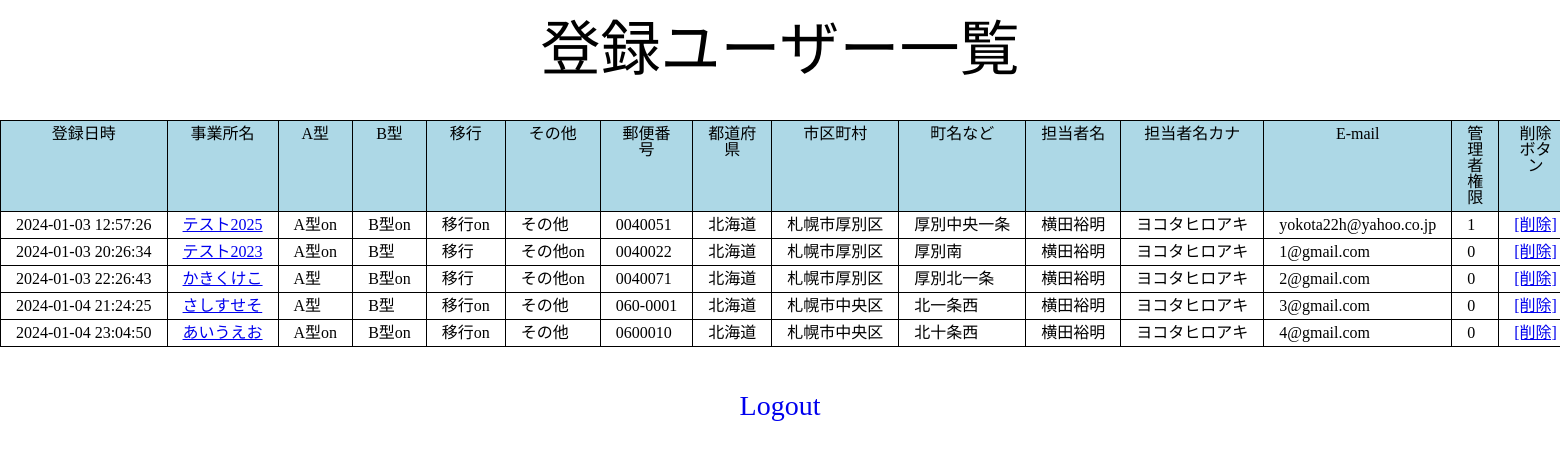
Page /kanri.php (signed in) on the committed database.
### tables this page shows
CREATE TABLE `gs_bm_table` (
  `id` int(12) NOT NULL,
  `time` datetime NOT NULL,
  `jigyousyo` varchar(256) NOT NULL,
  `officetype_a` varchar(32) DEFAULT NULL,
  `officetype_b` varchar(32) DEFAULT NULL,
  `officetype_ikou` varchar(32) DEFAULT NULL,
  `officetype_other` varchar(32) DEFAULT NULL,
  `postcode` varchar(64) NOT NULL,
  `prefecture` varchar(64) NOT NULL,
  `city` varchar(128) NOT NULL,
  `town` varchar(512) NOT NULL,
  `name` varchar(128) NOT NULL,
  `name_kana` varchar(128) NOT NULL,
  `email` varchar(128) NOT NULL,
  `password` varchar(256) NOT NULL,
  `kanri_flg` int(1) NOT NULL
);

### function.php (called while the page is built, shortened)
<?php
function h($str) {
    return htmlspecialchars($str, ENT_QUOTES, 'UTF-8');
  }

### kanri.php (the view, shortened to what this page needs)
<?php
require_once('function.php');
$pdo = db_conn();
$stmt = $pdo->prepare("SELECT * FROM gs_bm_table");
$status = $stmt->execute();
$view = "";
if ($status==false) {
  $error = $stmt->errorInfo();
  exit("ErrorQuery:".$error[2]);
}else{
  while( $result = $stmt->fetch(PDO::FETCH_ASSOC)){
    $view .= "<tr>";
    $view .= "<td>" . h($result['time']) . "</td>"."<td>". '<a href="detail.php?id=' . $result['id'] . '">' . h($result['jigyousyo']) . '</a>' . "</td>"."<td>". h($result['officetype_a']) . "</td>" . "<td>" . h($result['officetype_b']) . "</td>" . "<td>" . h($result['officetype_ikou']) . "</td>" . "<td>" . h($result['officetype_other']) . "</td>" . "<td>" . h($result['postcode']) . "</td>" . "<td>" . h($result['prefecture']) ."</td>" . "<td>" . h($result['city']) . "</td>" . "<td>" . h($result['town']) . "</td>" . "<td>" . h($result['name']) . "</td>" . "<td>" . h($result['name_kana']) . "</td>" . "<td>" .h($result['email']) ."</td>" . "<td>" . h($result['kanri_flg']) . "</td>";
    if ($_SESSION['kanri_flg'] === 1) {
      $view .= "<td>" .'<a href="delete.php?id=' . h($result['id']) . '">[削除]</a>' . "</td>";
    } else {
      $view .= "<td>" . "</td>";
    }
    $view .= "</tr>";
  }
}
?>
<!DOCTYPE html>
<html lang="ja">
<head>
<link rel="stylesheet" href="css/reset.css">
<link rel="stylesheet" href="css/style.css">
</head>
<body id="main">
<div>
    <div>
        <h1>登録ユーザー一覧</h1>
        <table class="kanri-table">
            <tr>
                <th>登録日時</th><th>事業所名</th><th>A型</th><th>B型</th><th>移行</th><th>その他</th><th>郵便番号</th><th>都道府県</th><th>市区町村</th><th>町名など</th><th>担当者名</th><th>担当者名カナ</th><th>E-mail</th><th>管理者権限</th><th>削除ボタン</th>
            </tr>
                <?= $view ?>
        </table>
    </div>
    <div id="logout">
      <a href="logout.php">Logout</a>
    </div>
</div>
</body>
</html>

### css/style.css (style rules this page uses)
h1 { font-size: 60px; text-align: center; margin: 20px; }
.kanri-table { margin: 40px auto; width: 95%; border-collapse: collapse; }
th,td { border: solid 1px; padding: 5px 15px 5px 15px; }
th { background-color: lightblue; }
td { white-space: nowrap; }
#logout a { display: block; text-align: center; text-decoration: none; margin: 45px auto; font-size: 28px; }

### rows in the picture
gs_bm_table: time "2024-01-03 12:57:26", jigyousyo "テスト2025", officetype_a "A型on", officetype_b "B型on", officetype_ikou "移行on", officetype_other "その他", postcode "0040051", prefecture "北海道", city "札幌市厚別区", town "厚別中央一条", name "横田裕明", name_kana "ヨコタヒロアキ", email "yokota22h@yahoo.co.jp", kanri_flg "1"
gs_bm_table: time "2024-01-03 20:26:34", jigyousyo "テスト2023", officetype_a "A型on", officetype_b "B型", officetype_ikou "移行", officetype_other "その他on", postcode "0040022", prefecture "北海道", city "札幌市厚別区", town "厚別南", name "横田裕明", name_kana "ヨコタヒロアキ", email "1@gmail.com", kanri_flg "0"
gs_bm_table: time "2024-01-03 22:26:43", jigyousyo "かきくけこ", officetype_a "A型", officetype_b "B型on", officetype_ikou "移行", officetype_other "その他on", postcode "0040071", prefecture "北海道", city "札幌市厚別区", town "厚別北一条", name "横田裕明", name_kana "ヨコタヒロアキ", email "2@gmail.com", kanri_flg "0"
gs_bm_table: time "2024-01-04 21:24:25", jigyousyo "さしすせそ", officetype_a "A型", officetype_b "B型", officetype_ikou "移行on", officetype_other "その他", postcode "060-0001", prefecture "北海道", city "札幌市中央区", town "北一条西", name "横田裕明", name_kana "ヨコタヒロアキ", email "3@gmail.com", kanri_flg "0"
gs_bm_table: time "2024-01-04 23:04:50", jigyousyo "あいうえお", officetype_a "A型on", officetype_b "B型on", officetype_ikou "移行on", officetype_other "その他", postcode "0600010", prefecture "北海道", city "札幌市中央区", town "北十条西", name "横田裕明", name_kana "ヨコタヒロアキ", email "4@gmail.com", kanri_flg "0"
